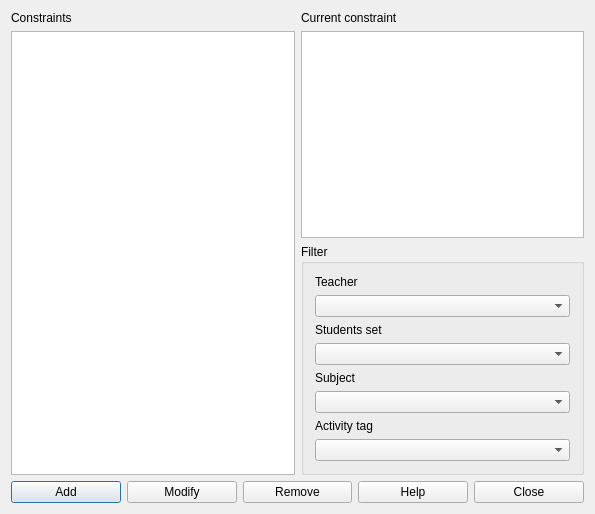
<?xml version="1.0" encoding="UTF-8"?>
<ui version="4.0">
 <class>ConstraintActivitiesMinSimultaneousInSelectedTimeSlotsForm_template</class>
 <widget class="QDialog" name="ConstraintActivitiesMinSimultaneousInSelectedTimeSlotsForm_template">
  <property name="geometry">
   <rect>
    <x>0</x>
    <y>0</y>
    <width>595</width>
    <height>514</height>
   </rect>
  </property>
  <property name="windowTitle">
   <string extracomment="This is the title of the dialog to see the list of all constraints of this type">Constraints activities min simultaneous in selected time slots</string>
  </property>
  <layout class="QGridLayout" name="gridLayout_2">
   <item row="1" column="1">
    <widget class="QGroupBox" name="filterGroupBox">
     <property name="title">
      <string>Filter</string>
     </property>
     <layout class="QGridLayout" name="gridLayout">
      <item row="0" column="0">
       <widget class="QLabel" name="teachersTextLabel">
        <property name="text">
         <string>Teacher</string>
        </property>
        <property name="wordWrap">
         <bool>false</bool>
        </property>
       </widget>
      </item>
      <item row="1" column="0">
       <widget class="QComboBox" name="teachersComboBox"/>
      </item>
      <item row="2" column="0">
       <widget class="QLabel" name="studentsTextLabel">
        <property name="text">
         <string>Students set</string>
        </property>
        <property name="wordWrap">
         <bool>false</bool>
        </property>
       </widget>
      </item>
      <item row="3" column="0">
       <widget class="QComboBox" name="studentsComboBox"/>
      </item>
      <item row="4" column="0">
       <widget class="QLabel" name="subjectsTextLabel">
        <property name="text">
         <string>Subject</string>
        </property>
        <property name="wordWrap">
         <bool>false</bool>
        </property>
       </widget>
      </item>
      <item row="5" column="0">
       <widget class="QComboBox" name="subjectsComboBox"/>
      </item>
      <item row="6" column="0">
       <widget class="QLabel" name="activityTagsTextLabel">
        <property name="text">
         <string>Activity tag</string>
        </property>
        <property name="wordWrap">
         <bool>false</bool>
        </property>
       </widget>
      </item>
      <item row="7" column="0">
       <widget class="QComboBox" name="activityTagsComboBox"/>
      </item>
     </layout>
    </widget>
   </item>
   <item row="0" column="0" rowspan="2">
    <layout class="QVBoxLayout" name="verticalLayout_2">
     <item>
      <widget class="QLabel" name="constraintsTextLabel">
       <property name="frameShape">
        <enum>QFrame::NoFrame</enum>
       </property>
       <property name="frameShadow">
        <enum>QFrame::Plain</enum>
       </property>
       <property name="text">
        <string>Constraints</string>
       </property>
       <property name="wordWrap">
        <bool>false</bool>
       </property>
      </widget>
     </item>
     <item>
      <widget class="QListWidget" name="constraintsListWidget"/>
     </item>
    </layout>
   </item>
   <item row="0" column="1">
    <layout class="QVBoxLayout" name="verticalLayout">
     <item>
      <widget class="QLabel" name="currentConstraintTextLabel">
       <property name="text">
        <string>Current constraint</string>
       </property>
       <property name="wordWrap">
        <bool>false</bool>
       </property>
      </widget>
     </item>
     <item>
      <widget class="QPlainTextEdit" name="currentConstraintTextEdit"/>
     </item>
    </layout>
   </item>
   <item row="2" column="0" colspan="2">
    <layout class="QHBoxLayout" name="horizontalLayout">
     <item>
      <widget class="QPushButton" name="addConstraintPushButton">
       <property name="text">
        <string>Add</string>
       </property>
      </widget>
     </item>
     <item>
      <widget class="QPushButton" name="modifyConstraintPushButton">
       <property name="text">
        <string>Modify</string>
       </property>
      </widget>
     </item>
     <item>
      <widget class="QPushButton" name="removeConstraintPushButton">
       <property name="text">
        <string>Remove</string>
       </property>
      </widget>
     </item>
     <item>
      <widget class="QPushButton" name="helpPushButton">
       <property name="text">
        <string>Help</string>
       </property>
      </widget>
     </item>
     <item>
      <widget class="QPushButton" name="closePushButton">
       <property name="text">
        <string>Close</string>
       </property>
      </widget>
     </item>
    </layout>
   </item>
  </layout>
 </widget>
 <layoutdefault spacing="6" margin="11"/>
 <resources/>
 <connections/>
</ui>
